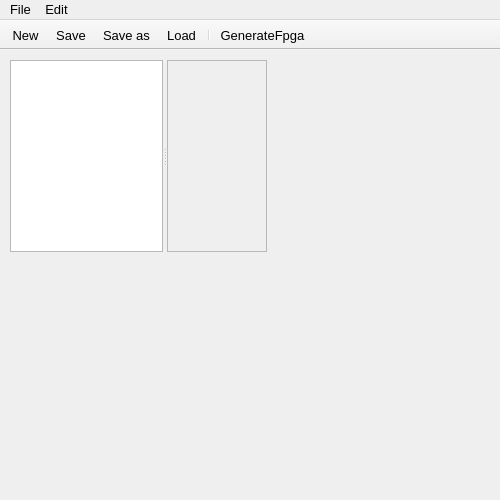
<?xml version="1.0" encoding="UTF-8"?>
<ui version="4.0">
 <class>MainWindow</class>
 <widget class="QMainWindow" name="MainWindow">
  <property name="geometry">
   <rect>
    <x>0</x>
    <y>0</y>
    <width>500</width>
    <height>500</height>
   </rect>
  </property>
  <property name="sizePolicy">
   <sizepolicy hsizetype="Expanding" vsizetype="Expanding">
    <horstretch>0</horstretch>
    <verstretch>0</verstretch>
   </sizepolicy>
  </property>
  <property name="minimumSize">
   <size>
    <width>500</width>
    <height>500</height>
   </size>
  </property>
  <property name="font">
   <font>
    <pointsize>10</pointsize>
   </font>
  </property>
  <property name="windowTitle">
   <string>Package Generator v0.4</string>
  </property>
  <widget class="QWidget" name="centralWidget">
   <widget class="QSplitter" name="splitter">
    <property name="geometry">
     <rect>
      <x>10</x>
      <y>10</y>
      <width>257</width>
      <height>192</height>
     </rect>
    </property>
    <property name="sizePolicy">
     <sizepolicy hsizetype="Expanding" vsizetype="Preferred">
      <horstretch>100</horstretch>
      <verstretch>0</verstretch>
     </sizepolicy>
    </property>
    <property name="minimumSize">
     <size>
      <width>100</width>
      <height>0</height>
     </size>
    </property>
    <property name="orientation">
     <enum>Qt::Horizontal</enum>
    </property>
    <widget class="QTreeView" name="treeView">
     <property name="sizePolicy">
      <sizepolicy hsizetype="Expanding" vsizetype="Fixed">
       <horstretch>0</horstretch>
       <verstretch>0</verstretch>
      </sizepolicy>
     </property>
     <property name="minimumSize">
      <size>
       <width>100</width>
       <height>0</height>
      </size>
     </property>
     <property name="font">
      <font>
       <family>MS Shell Dlg 2</family>
       <pointsize>11</pointsize>
      </font>
     </property>
     <property name="editTriggers">
      <set>QAbstractItemView::NoEditTriggers</set>
     </property>
     <property name="autoExpandDelay">
      <number>-1</number>
     </property>
     <property name="itemsExpandable">
      <bool>true</bool>
     </property>
     <attribute name="headerVisible">
      <bool>false</bool>
     </attribute>
    </widget>
    <widget class="QScrollArea" name="scrollArea">
     <property name="sizePolicy">
      <sizepolicy hsizetype="Fixed" vsizetype="Fixed">
       <horstretch>0</horstretch>
       <verstretch>0</verstretch>
      </sizepolicy>
     </property>
     <property name="minimumSize">
      <size>
       <width>100</width>
       <height>0</height>
      </size>
     </property>
     <property name="font">
      <font>
       <pointsize>13</pointsize>
      </font>
     </property>
     <property name="widgetResizable">
      <bool>true</bool>
     </property>
     <widget class="QWidget" name="scrollAreaWidgetContents">
      <property name="enabled">
       <bool>false</bool>
      </property>
      <property name="geometry">
       <rect>
        <x>0</x>
        <y>0</y>
        <width>98</width>
        <height>190</height>
       </rect>
      </property>
     </widget>
    </widget>
   </widget>
  </widget>
  <widget class="QMenuBar" name="menuBar">
   <property name="geometry">
    <rect>
     <x>0</x>
     <y>0</y>
     <width>500</width>
     <height>21</height>
    </rect>
   </property>
   <widget class="QMenu" name="menuFile">
    <property name="title">
     <string>File</string>
    </property>
    <addaction name="actionNew"/>
    <addaction name="actionLoad"/>
    <addaction name="actionSave"/>
    <addaction name="actionSave_as"/>
    <addaction name="separator"/>
    <addaction name="actionQuit"/>
   </widget>
   <widget class="QMenu" name="menuEdit">
    <property name="title">
     <string>Edit</string>
    </property>
    <addaction name="actionProperties"/>
   </widget>
   <addaction name="menuFile"/>
   <addaction name="menuEdit"/>
  </widget>
  <widget class="QToolBar" name="mainToolBar">
   <property name="enabled">
    <bool>true</bool>
   </property>
   <property name="minimumSize">
    <size>
     <width>1000</width>
     <height>10</height>
    </size>
   </property>
   <property name="maximumSize">
    <size>
     <width>1000</width>
     <height>1000</height>
    </size>
   </property>
   <property name="windowTitle">
    <string/>
   </property>
   <property name="movable">
    <bool>false</bool>
   </property>
   <attribute name="toolBarArea">
    <enum>TopToolBarArea</enum>
   </attribute>
   <attribute name="toolBarBreak">
    <bool>false</bool>
   </attribute>
   <addaction name="actionNew"/>
   <addaction name="actionSave"/>
   <addaction name="actionSave_as"/>
   <addaction name="actionLoad"/>
   <addaction name="separator"/>
   <addaction name="actionGenerateFpga"/>
  </widget>
  <widget class="QStatusBar" name="statusBar">
   <property name="enabled">
    <bool>true</bool>
   </property>
   <property name="maximumSize">
    <size>
     <width>0</width>
     <height>0</height>
    </size>
   </property>
   <property name="sizeGripEnabled">
    <bool>false</bool>
   </property>
  </widget>
  <action name="actionLoad">
   <property name="icon">
    <iconset resource="resources.qrc">
     <normaloff>:/Images/icons8-open.png</normaloff>:/Images/icons8-open.png</iconset>
   </property>
   <property name="text">
    <string>Load</string>
   </property>
   <property name="shortcut">
    <string>Ctrl+L</string>
   </property>
  </action>
  <action name="actionSave">
   <property name="enabled">
    <bool>true</bool>
   </property>
   <property name="icon">
    <iconset resource="resources.qrc">
     <normaloff>:/Images/icons8-save.png</normaloff>:/Images/icons8-save.png</iconset>
   </property>
   <property name="text">
    <string>Save</string>
   </property>
   <property name="shortcut">
    <string>Ctrl+S</string>
   </property>
   <property name="shortcutContext">
    <enum>Qt::WindowShortcut</enum>
   </property>
  </action>
  <action name="actionQuit">
   <property name="text">
    <string>Quit</string>
   </property>
   <property name="shortcut">
    <string>Ctrl+Q</string>
   </property>
  </action>
  <action name="actionNew">
   <property name="icon">
    <iconset resource="resources.qrc">
     <normaloff>:/Images/icons8-file.png</normaloff>:/Images/icons8-file.png</iconset>
   </property>
   <property name="text">
    <string>New</string>
   </property>
   <property name="shortcut">
    <string>Ctrl+N</string>
   </property>
  </action>
  <action name="actionSave_as">
   <property name="icon">
    <iconset resource="resources.qrc">
     <normaloff>:/Images/icons8-save-as.png</normaloff>:/Images/icons8-save-as.png</iconset>
   </property>
   <property name="text">
    <string>Save as ...</string>
   </property>
  </action>
  <action name="actionProperties">
   <property name="text">
    <string>Properties</string>
   </property>
  </action>
  <action name="actionGenerateFpga">
   <property name="icon">
    <iconset resource="resources.qrc">
     <normaloff>:/Images/icons8-robot.png</normaloff>:/Images/icons8-robot.png</iconset>
   </property>
   <property name="text">
    <string>GenerateFpga</string>
   </property>
   <property name="toolTip">
    <string>Generate new Fga</string>
   </property>
  </action>
 </widget>
 <layoutdefault spacing="6" margin="11"/>
 <resources>
  <include location="resources.qrc"/>
 </resources>
 <connections>
  <connection>
   <sender>actionQuit</sender>
   <signal>triggered()</signal>
   <receiver>MainWindow</receiver>
   <slot>close()</slot>
   <hints>
    <hint type="sourcelabel">
     <x>-1</x>
     <y>-1</y>
    </hint>
    <hint type="destinationlabel">
     <x>479</x>
     <y>293</y>
    </hint>
   </hints>
  </connection>
 </connections>
</ui>
